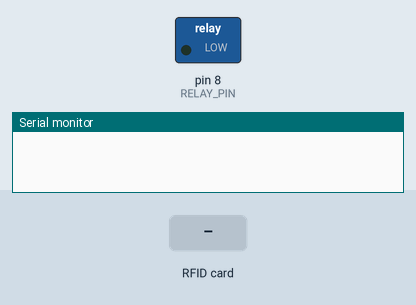
Recording of a sketch running on a simulated Arduino Uno, built with avr-gcc and run on an emulated ATmega328P. On the bench: switched loads named in the sketch (green lamp = pin HIGH), the last lines printed to the serial monitor. The test bench sets the inputs (shaded band). Pins used as bus, display or sensor lines are not drawn.

Above: at 1.2 s.
1.3 s: RFID card C3 41 E2 12 held to the reader
At 2.4 s:
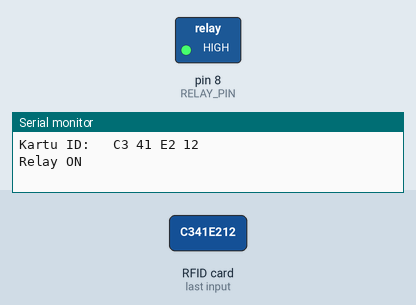
Timing chart, 0 to 7.8 s (numbered marks = the images above; inputs shaded):
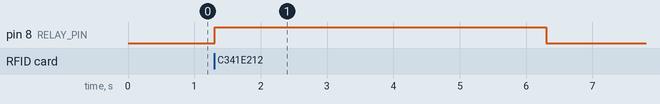

The sketch:

rfidrelay1.ino
```cpp
#include <SPI.h>
#include <MFRC522.h>

#define RST_PIN         9          // Reset pin untuk modul RFID
#define SS_PIN          10         // Slave Select pin untuk modul RFID
#define RELAY_PIN       8          // Pin untuk mengendalikan relay

MFRC522 mfrc522(SS_PIN, RST_PIN);  // Inisialisasi MFRC522

void setup() {
  Serial.begin(9600);             // Inisialisasi komunikasi serial
  SPI.begin();                    // Inisialisasi SPI bus
  mfrc522.PCD_Init();              // Inisialisasi modul RFID

  pinMode(RELAY_PIN, OUTPUT);      // Set pin relay sebagai output
  digitalWrite(RELAY_PIN, LOW);    // Matikan relay secara default
}

void loop() {
  // Pindai kartu RFID
  if (mfrc522.PICC_IsNewCardPresent() && mfrc522.PICC_ReadCardSerial()) {
    Serial.print("Kartu ID:  ");

    // Tampilkan ID kartu
    for (byte i = 0; i < mfrc522.uid.size; i++) {
      Serial.print(mfrc522.uid.uidByte[i] < 0x10 ? " 0" : " ");
      Serial.print(mfrc522.uid.uidByte[i], HEX);
    }
    Serial.println();

    // Cek ID kartu untuk menyalakan relay
    if (checkRFID(mfrc522.uid.uidByte, mfrc522.uid.size)) {
      digitalWrite(RELAY_PIN, HIGH);  // Nyalakan relay
      Serial.println("Relay ON");
      delay(5000);  // Tahan relay selama 1 detik
      digitalWrite(RELAY_PIN, LOW);
      Serial.println("Relay OFF");
    } else {
      Serial.println("ID kartu tidak valid!");
    }

    mfrc522.PICC_HaltA();  // Hentikan kartu
  }
}

// Fungsi untuk memeriksa ID kartu yang valid
bool checkRFID(byte *uid, byte uidLength) {
  // Ganti dengan ID kartu RFID yang diizinkan
  byte allowedUID[] = {0xC3, 0x41, 0xE2, 0x12};

  // Bandingkan ID kartu
  for (byte i = 0; i < uidLength; i++) {
    if (uid[i] != allowedUID[i]) {
      return false;  // ID kartu tidak valid
    }
  }
  return true;  // ID kartu valid
}
```

Measured:
- after the input at 1.3 s, pin 8 (RELAY_PIN): LOW → HIGH at once, → LOW 5.0 s later
